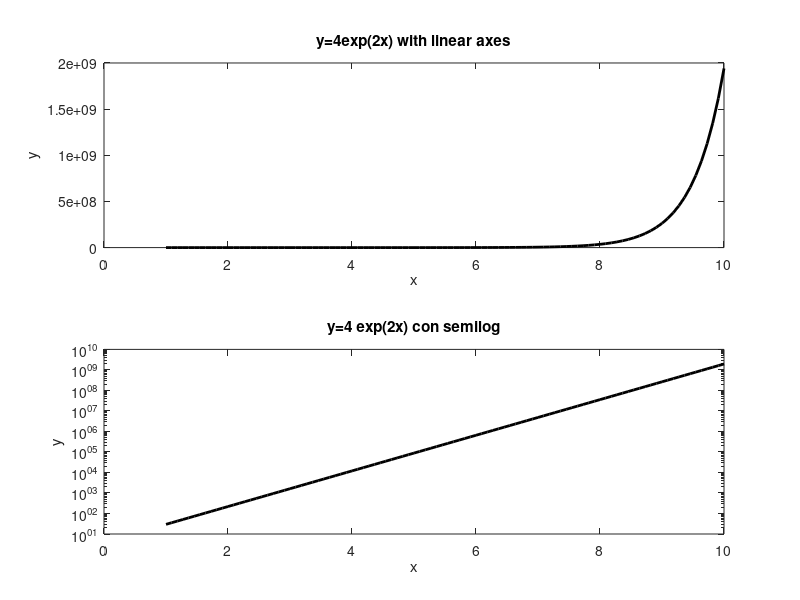

Here is the MATLAB script that generated this plot: (Note: this script raises an error after producing the figure.)
clear all;
close all;
clf;

x=linspace(1,10);
y=4*exp(2*x);
subplot(2,1,1);
plot(x,y,'k','linewidth',2);
title('y=4exp(2x) with linear axes');
xlabel('x'), ylabel('y');
subplot(2,1,2);
semilogy(x,y,'k','linewidth',2);
title('y=4 exp(2x) con semilog');
xlabel('x'), ylabel('y');
subplot(2,1,3);
loglog(x,y,'k','linewidth',2);
title('y=4 exp(2x) con loglog');
xlabel('x'), ylabel('y');
